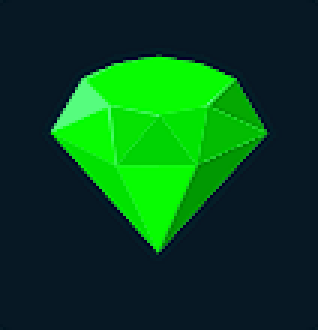
#> input picture mines_predictor_bot_v3/assets/diamond.png, 106 x 110 px (shown 3 times larger)
$ python generate_grid.py
#> lines starting #> are read from the running program, lines starting #| are printed output that depends on the picture

from PIL import Image, ImageDraw, ImageFilter
from pathlib import Path
import random

BG_COLOR = (12, 29, 35)       # dark bluish overall background
TILE_COLOR = (47, 64, 72)     # tile color
BORDER_COLOR = (60, 80, 90)   # border
SHADOW = (6, 18, 24)          # shadow color

def rounded_rectangle(draw, xy, radius, fill, outline=None, width=1):
    draw.rounded_rectangle(xy, radius=radius, fill=fill, outline=outline, width=width)

def make_prediction_image(safe_indices, out_path, rows=5, cols=5, size=(700,700), padding=28):
#> called with out_path = 'out_test.png', rows = 5, cols = 5, size = (700, 700), padding = 28
    W, H = size
    img = Image.new("RGBA", (W, H), BG_COLOR + (255,))
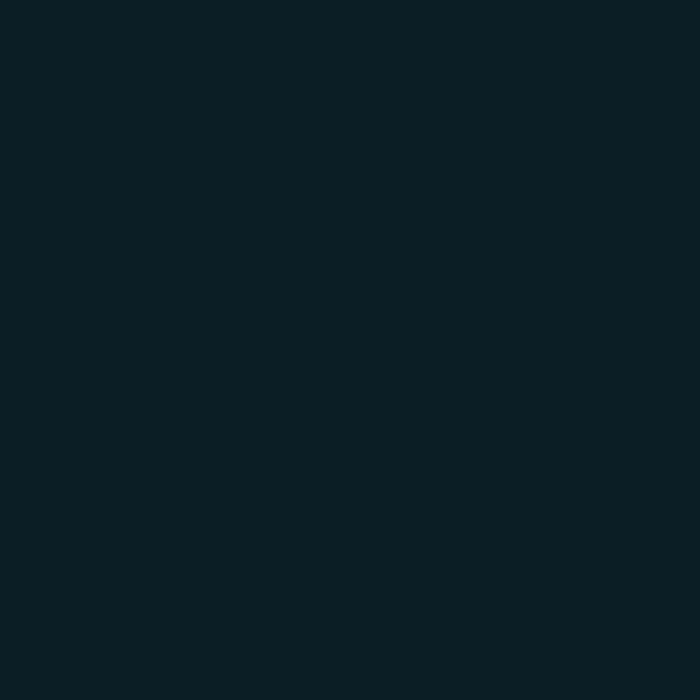
#> img: PIL image 700x700 RGBA; mean R, G, B, A 12, 29, 35, 255
    draw = ImageDraw.Draw(img)

    gap = int(W * 0.02)
    tile_size = int((W - 2*padding - (cols-1)*gap) / cols)
    radius = int(tile_size * 0.16)

    total_w = cols*tile_size + (cols-1)*gap
    total_h = rows*tile_size + (rows-1)*gap
    start_x = (W - total_w) // 2
    start_y = (H - total_h) // 2

    # Load diamond icon and scale
    diamond_path = Path(__file__).parent / "assets" / "diamond.png"
    diamond = Image.open(diamond_path).convert("RGBA")
#> diamond is the input picture: PIL image 106x110 RGBA; mean R, G, B, A 7.9, 72.6, 30.4, 255
    icon_size = int(tile_size * 0.78)
    diamond = diamond.resize((icon_size, icon_size), Image.LANCZOS)
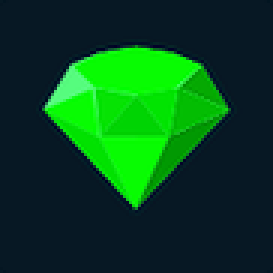
#> diamond: PIL image 91x91 RGBA (shown 3 times larger); mean R, G, B, A 8, 72.6, 30.5, 255

    # draw tiles with subtle drop shadows (to match provided grid)
    for r in range(rows):
        for c in range(cols):
            x = start_x + c*(tile_size + gap)
            y = start_y + r*(tile_size + gap)
            # shadow
            shadow_box = (x+6, y+8, x+tile_size+6, y+tile_size+8)
            rounded_rectangle(draw, shadow_box, radius, SHADOW)
            # tile
            rect = (x, y, x+tile_size, y+tile_size)
            rounded_rectangle(draw, rect, radius, TILE_COLOR, outline=BORDER_COLOR, width=2)

    # paste diamonds (safe spots)
    for idx in safe_indices:
        r = idx // cols
        c = idx % cols
        x = start_x + c*(tile_size + gap)
        y = start_y + r*(tile_size + gap)
        px = x + (tile_size - icon_size)//2
        py = y + (tile_size - icon_size)//2
        img.alpha_composite(diamond, (px, py))
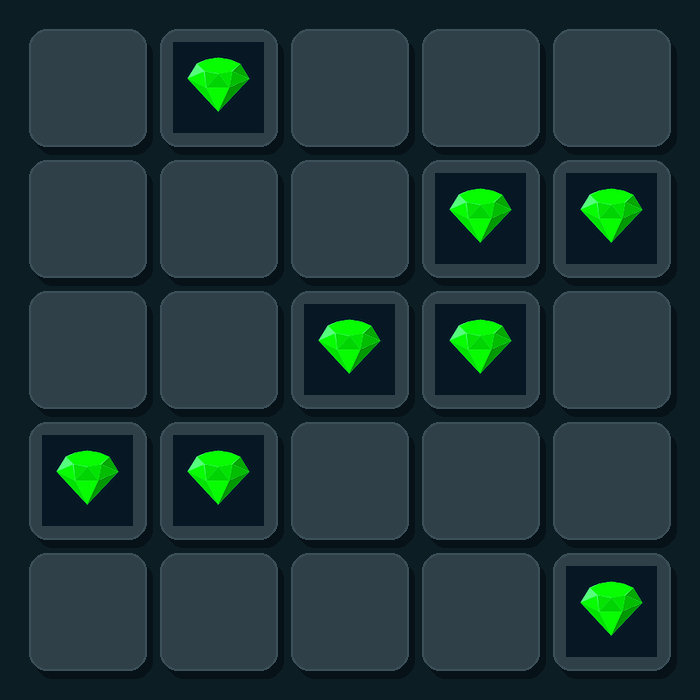
#> img: PIL image 700x700 RGBA; mean R, G, B, A 31.2, 54.4, 55.1, 255

    # finalize
    out_path = Path(out_path)
    out_path.parent.mkdir(parents=True, exist_ok=True)
    img.convert("RGB").save(out_path, format="PNG")
    return str(out_path)

if __name__ == "__main__":
    # quick test create
    indices = sorted(random.sample(range(25), 8))
    make_prediction_image(indices, "out_test.png")
